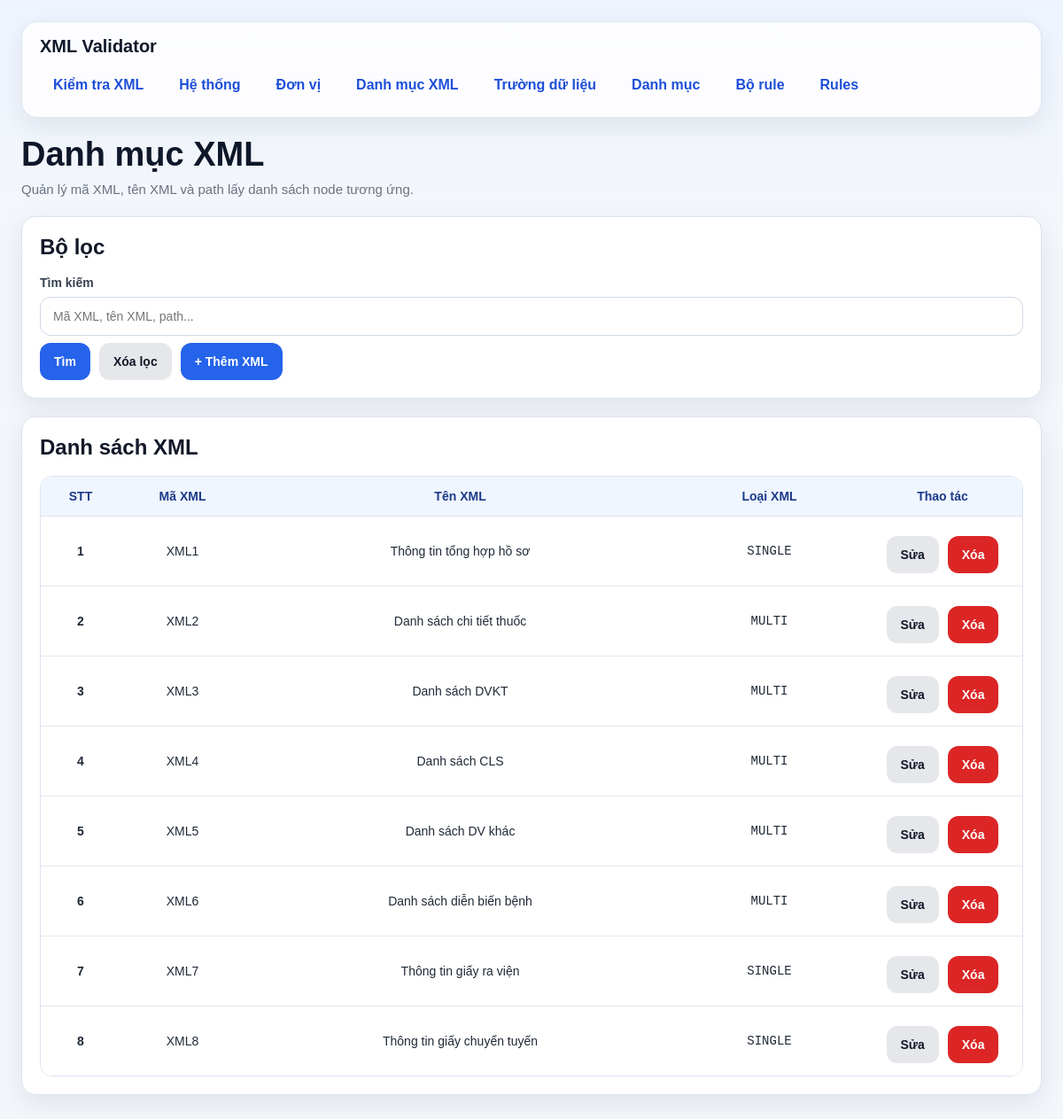
Page /xmls/ on the committed database.
### models/xml_model.py (models this page shows, shortened)
class DanhMucXml(db.Model):
    __tablename__ = "danh_muc_xml"
    id = db.Column(db.Integer, primary_key=True)
    ma_xml = db.Column(db.String(50), nullable=False, unique=True)   # XML1, XML2, XML3
    ten_xml = db.Column(db.String(255), nullable=False)
    list_path = db.Column(db.String(500), nullable=False)            # path tính từ NOIDUNGFILE
    item_type = db.Column(db.String(20), nullable=False, default="MULTI")

### routes/xml_routes.py (the view, shortened to what this page needs)
@xml_bp.route("/", methods=["GET"])
def list_xmls():
    keyword = (request.args.get("keyword") or "").strip()
    query = DanhMucXml.query
    xmls = query.order_by(DanhMucXml.id.asc()).all()
    return render_template("xmls.html", xmls=xmls, keyword=keyword)

### templates/xmls.html (shortened to what this page needs)
{% extends "base.html" %}
{% block content %}
<div class="page-header">
    <h1 class="page-title">Danh mục XML</h1>
    <div class="page-subtitle">Quản lý mã XML, tên XML và path lấy danh sách node tương ứng.</div>
</div>
<div class="card">
    <h2 class="card-title">Bộ lọc</h2>
    <form method="GET">
        <label>Tìm kiếm</label>
        <input type="text" name="keyword" value="{{ keyword }}" placeholder="Mã XML, tên XML, path...">
        <div class="actions">
            <button type="submit" class="btn btn-primary">Tìm</button>
            <a href="/xmls" class="btn btn-secondary">Xóa lọc</a>
            <a href="/xmls/create" class="btn btn-primary">+ Thêm XML</a>
        </div>
    </form>
</div>
<div class="card">
    <h2 class="card-title">Danh sách XML</h2>
    {% if xmls %}
        <div class="table-wrap">
            <table>
                <thead>
                    <tr>
                        <th style="width: 90px;">STT</th>
                        <th style="width: 140px;">Mã XML</th>
                        <th>Tên XML</th>
                        <th>Loại XML</th>
                        <th style="width: 180px;">Thao tác</th>
                    </tr>
                </thead>
                <tbody>
                    {% for x in xmls %}
                    <tr>
                        <td><strong>{{ loop.index }}</strong></td>
                        <td>{{ x.ma_xml }}</td>
                        <td>{{ x.ten_xml }}</td>
                        <td><code>{{ x.item_type }}</code></td>
                        <td>
                            <div class="actions actions-center">
                                <a class="btn btn-secondary" href="/xmls/{{ x.id }}/edit">Sửa</a>
                                <form class="inline" method="POST" action="/xmls/{{ x.id }}/delete" onsubmit="return confirm('Xóa XML này?');">
                                    <button class="btn btn-danger" type="submit">Xóa</button>
                                </form>
                            </div>
                        </td>
                    </tr>
                    {% endfor %}
                </tbody>
            </table>
        </div>
    {% else %}
        <div class="empty-state">Chưa có dữ liệu XML.</div>
    {% endif %}
</div>
{% endblock %}

### templates/base.html (style rules this page uses)
* { box-sizing: border-box; }
:root { --bg: #f3f6fb; --card: #ffffff; --card-soft: #f8fafc; --border: #dbe3ef; --text: #1f2937; --muted: #6b7280; --primary: #2563eb; --primary-hover: #1d4ed8; --danger: #dc2626; --danger-hover: #b91c1c; --success-bg: #dcfce7; --success-text: #166534; --warning-bg: #fef3c7; --warning-text: #92400e; --error-bg: #fee2e2; --error-text: #991b1b; --shadow: 0 10px 30px rgba(15, 23, 42, 0.08); --radius: 16px; }
body { margin: 0; font-family: Arial, Helvetica, sans-serif; background: linear-gradient(180deg, #eef4ff 0%, var(--bg) 220px); color: var(--text); }
.page-header { margin-bottom: 22px; }
.page-title { margin: 0; font-size: 38px; line-height: 1.15; color: #0f172a; }
.page-subtitle { margin-top: 8px; color: var(--muted); font-size: 15px; }
.card { background: var(--card); border: 1px solid var(--border); border-radius: var(--radius); box-shadow: var(--shadow); padding: 20px; margin-bottom: 20px; }
.card-title { margin: 0 0 18px 0; font-size: 24px; font-weight: 700; color: #111827; }
label { display: block; font-size: 14px; font-weight: 700; margin-bottom: 8px; margin-top: 8px; color: #374151; }
input[type="text"], input[type="date"], input[type="file"], input[type="password"], input[type="number"], select, textarea { width: 100%; min-height: 44px; border: 1px solid #cfd8e3; border-radius: 12px; padding: 10px 14px; font-size: 14px; background: #fff; color: var(--text); outline: none; transition: border-color 0.2s, box-shadow 0.2s; }
.actions { display: flex; flex-wrap: wrap; gap: 10px; margin-top: 8px; }
.actions-center { justify-content: center; }
.btn, button { border: none; min-height: 42px; padding: 10px 16px; border-radius: 12px; cursor: pointer; font-weight: 700; font-size: 14px; text-decoration: none; display: inline-flex; align-items: center; justify-content: center; transition: 0.2s ease; }
.btn-primary { background: var(--primary); color: white; }
.btn-secondary { background: #e5e7eb; color: #111827; }
.btn-danger { background: var(--danger); color: white; }
.table-wrap { overflow-x: auto; border: 1px solid var(--border); border-radius: 14px; }
table { width: 100%; border-collapse: collapse; background: white; }
th { background: #eff6ff; color: #1e3a8a; font-size: 14px; font-weight: 700; text-align: center; padding: 14px 12px; border-bottom: 1px solid var(--border); }
td { padding: 14px 12px; border-bottom: 1px solid #e5e7eb; vertical-align: middle; font-size: 14px; text-align: center; }
tbody tr:last-child td { border-bottom: none; }
.inline { display: inline; }

### rows in the picture
DanhMucXml: ma_xml "XML1", ten_xml "Thông tin tổng hợp hồ sơ", item_type "SINGLE"
DanhMucXml: ma_xml "XML2", ten_xml "Danh sách chi tiết thuốc", item_type "MULTI"
DanhMucXml: ma_xml "XML3", ten_xml "Danh sách DVKT", item_type "MULTI"
DanhMucXml: ma_xml "XML4", ten_xml "Danh sách CLS", item_type "MULTI"
DanhMucXml: ma_xml "XML5", ten_xml "Danh sách DV khác", item_type "MULTI"
DanhMucXml: ma_xml "XML6", ten_xml "Danh sách diễn biến bệnh", item_type "MULTI"
DanhMucXml: ma_xml "XML7", ten_xml "Thông tin giấy ra viện", item_type "SINGLE"
DanhMucXml: ma_xml "XML8", ten_xml "Thông tin giấy chuyển tuyến", item_type "SINGLE"
